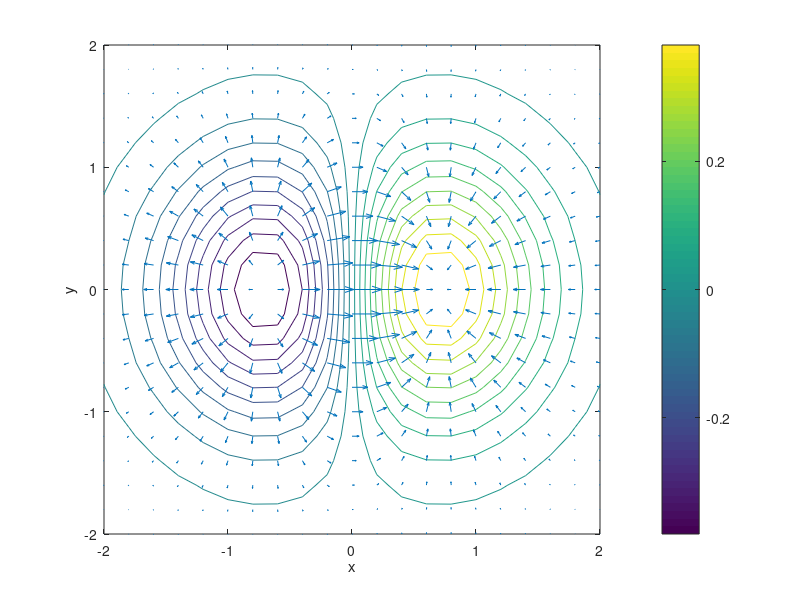
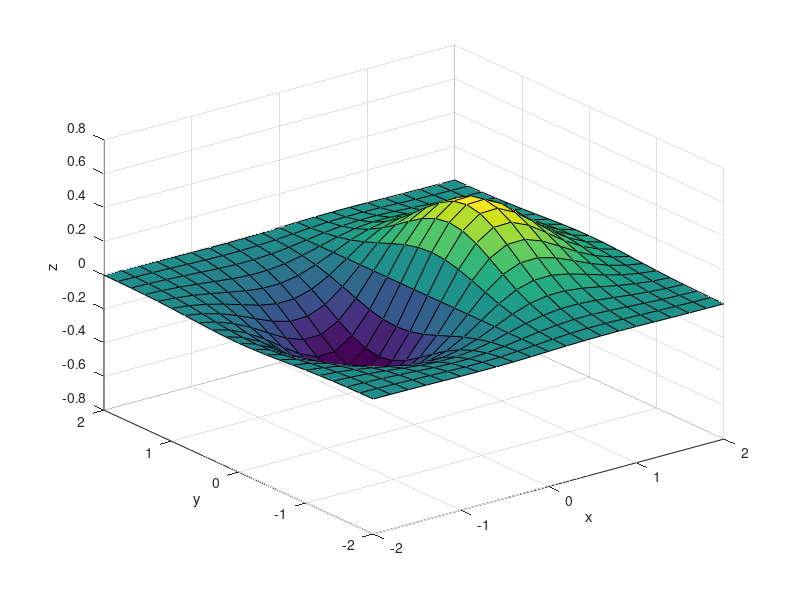

Here is the MATLAB script that generated these plots, in order:
%% HY 213 - ARI8MHTIKH ANALYSH
%% Ergatshrio 10
%% Ari8mhtikh Oloklhrwsh kai Paragwgish,
%% yota@uth.gr



%% ASKHSH 1
%% Symbolikoi ypologismoi gia ypologismo oloklhrwmatwn se synexh dedomena.
%% Oloklhrwste th synarthsh 1 metablhths f(x) = 1./sqrt(1+x.^4)

clc; clear all, disp('ASKHSH 1')
ekf1 = '1./sqrt(1+x.^4)';
f1 = inline(ekf1);
ezplot(f1, [-2, 2]);
olok1 = quad(f1, -2, 2);
fprintf('QUAD: To oloklhrwma ths synarthshs %s einai %12.8f \n',ekf1,olok1);
pause

%% ASKHSH 2
%% Oloklhrwsh me diakrita dedomena
%% Xrhsimopoihste thn me8odo toy trapeziou (olok=trapz(x,y)) gia na
%% ypologisete to oloklhrwma ths parakatw synarthshs.

%% Synarthsh h(x) = 1/((x-0.3)^2+0.01)  + 1/((x-0.9)^2+0.4)
clf; clc; clear all, disp('ASKHSH 2')
h = inline('1./((x-0.3).^2+0.01)  + 1./((x-0.9).^2+0.4)');
ezplot(h,[0,10]); title('1/((x-0.3)^2+0.01)  + 1/((x-0.9)^2+0.4)'); axis tight;
x = [0:0.5:10];
y = h(x);
olokt = trapz(x,y);
fprintf('TRAPZ: To oloklhrwma ths h sto [0, 10] einai %12.8f \n',olokt);
hold on;
plot(x,y, '*-r')
pause;


%% ASKHSH 2a
%% Taksh sygklishs me8odou oloklhrwshs.
%% Xrhsimopoihste thn me8odo toy trapeziou (olok=trapz(x,y)) kai epibebaiwste thn tajh sygklishs ths.
%% Xrhsimopoieiste thn quad,  gia na sygkrinete ta apotelesmata kai na ypologisete to sfalma.

%% Synarthsh h(x) = 1/((x-0.3)^2+0.01)  + 1/((x-0.9)^2+0.4)
clf; clc; clear all, disp('ASKHSH 2a')
h = inline('1./((x-0.3).^2+0.01)  + 1./((x-0.9).^2+0.4)');
ezplot(h,[0,10]); title('1/((x-0.3)^2+0.01)  + 1/((x-0.9)^2+0.4)'); axis tight;
[olokq, nq] = quad(h, 0, 10, 5e-5)
ii= 1;
for n=11:10:1001
x = linspace(0, 10, n);
y = h(x);
oloktra(ii) = trapz(x,y);
fprintf('TRAPEZIO: To oloklhrwma ths h sto [0, 10] einai %12.8f \n',oloktra(ii));
error(ii) = abs(oloktra(ii)-olokq)
ii = ii+1;
end
figure(1)
subplot(2,1,1)
plot([11:10:1001], oloktra)
xlabel('# shmeiwn diakritopoihshs')
ylabel('oloklhrwma me trapz')
subplot(2,1,2)
plot([11:10:1001], error)
xlabel('# shmeiwn diakritopoihshs')
ylabel('sfalma oloklhrwmatos me trapz')
pause;


%% ASKHSH 5
%% Ari8mhtikoi ypologismoi gia ypologismo paragwgwn
%% xrhsh ths diff gia ypologismo 1hs paragwgou

pause; clf; clc; clear all, disp('ASKHSH 5')
x = linspace(0,2*pi,50);
yy = sin(x);
cosine = diff(yy) ./ diff(x);
xxcos = x(1:49) + diff(x)/2;
hold on; 
plot(x,yy, 'r*',xxcos, cosine, 'g*', x, 0*x,'r+', xxcos,0*xxcos,'g+')
legend('synarthsh','paragwgos','shmeia synarthshs','shmeia paragwgishs')

%% ASKHSH 6
%% Ariumhtikh paragwgish se perissoetres diastaseis
%% Ypologismos prwtwn merikwn paragwgwn me thn gradient.

pause; clf; clc; clear all, disp('ASKHSH 6')
[x,y] = meshgrid(-2:.2:2, -2:.2:2);
z = x .* exp(-x.^2 - y.^2);
[px,py] = gradient(z,.2,.2);
figure(1);
contour(x,y,z, 20),hold on, %sxediasmos ths synarthshs
colorbar;
quiver(x,y,px,py), hold off % sxediasmos tou gradient(anadelta) ths synarthshs
xlabel('x');ylabel('y');
figure(2)
surf(x,y,z);
xlabel('x');ylabel('y');zlabel('z');
